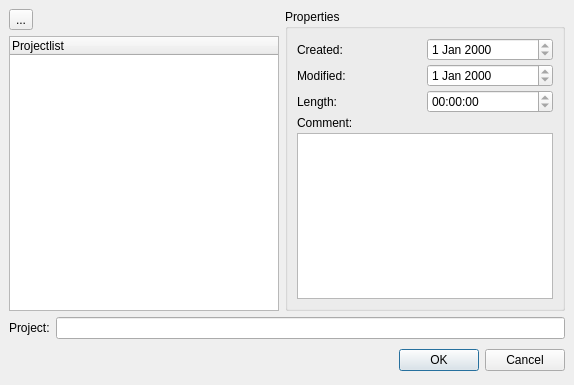
<ui version="4.0" >
 <class>ProjectDialogBase</class>
 <widget class="QDialog" name="ProjectDialogBase" >
  <property name="geometry" >
   <rect>
    <x>0</x>
    <y>0</y>
    <width>574</width>
    <height>385</height>
   </rect>
  </property>
  <property name="windowTitle" >
   <string>MusE: Select Project</string>
  </property>
  <layout class="QGridLayout" >
   <property name="margin" >
    <number>9</number>
   </property>
   <property name="spacing" >
    <number>6</number>
   </property>
   <item row="0" column="1" >
    <spacer>
     <property name="orientation" >
      <enum>Qt::Horizontal</enum>
     </property>
     <property name="sizeHint" >
      <size>
       <width>221</width>
       <height>20</height>
      </size>
     </property>
    </spacer>
   </item>
   <item row="0" column="0" >
    <widget class="QToolButton" name="newFolder" >
     <property name="toolTip" >
      <string>create new project folder</string>
     </property>
     <property name="text" >
      <string>...</string>
     </property>
     <property name="icon" >
      <iconset resource="muse.qrc" >:/xpm/folder_new.png</iconset>
     </property>
    </widget>
   </item>
   <item rowspan="2" row="0" column="2" >
    <widget class="QGroupBox" name="groupBox" >
     <property name="title" >
      <string>Properties</string>
     </property>
     <layout class="QGridLayout" >
      <property name="margin" >
       <number>9</number>
      </property>
      <property name="spacing" >
       <number>3</number>
      </property>
      <item row="0" column="1" >
       <widget class="QDateEdit" name="createdDate" >
        <property name="focusPolicy" >
         <enum>Qt::NoFocus</enum>
        </property>
        <property name="readOnly" >
         <bool>true</bool>
        </property>
       </widget>
      </item>
      <item row="1" column="1" >
       <widget class="QDateEdit" name="modifiedDate" >
        <property name="focusPolicy" >
         <enum>Qt::NoFocus</enum>
        </property>
        <property name="readOnly" >
         <bool>true</bool>
        </property>
       </widget>
      </item>
      <item row="2" column="1" >
       <widget class="QTimeEdit" name="length" >
        <property name="focusPolicy" >
         <enum>Qt::NoFocus</enum>
        </property>
        <property name="readOnly" >
         <bool>true</bool>
        </property>
       </widget>
      </item>
      <item row="2" column="0" >
       <widget class="QLabel" name="label_4" >
        <property name="text" >
         <string>Length:</string>
        </property>
       </widget>
      </item>
      <item row="3" column="0" >
       <widget class="QLabel" name="label_5" >
        <property name="text" >
         <string>Comment:</string>
        </property>
       </widget>
      </item>
      <item row="1" column="0" >
       <widget class="QLabel" name="label_3" >
        <property name="text" >
         <string>Modified:</string>
        </property>
       </widget>
      </item>
      <item row="0" column="0" >
       <widget class="QLabel" name="label_2" >
        <property name="text" >
         <string>Created:</string>
        </property>
       </widget>
      </item>
      <item row="4" column="0" colspan="2" >
       <widget class="QTextEdit" name="comment" >
        <property name="focusPolicy" >
         <enum>Qt::NoFocus</enum>
        </property>
        <property name="readOnly" >
         <bool>true</bool>
        </property>
       </widget>
      </item>
     </layout>
    </widget>
   </item>
   <item row="3" column="0" colspan="3" >
    <layout class="QHBoxLayout" >
     <property name="margin" >
      <number>0</number>
     </property>
     <property name="spacing" >
      <number>6</number>
     </property>
     <item>
      <spacer>
       <property name="orientation" >
        <enum>Qt::Horizontal</enum>
       </property>
       <property name="sizeHint" >
        <size>
         <width>131</width>
         <height>31</height>
        </size>
       </property>
      </spacer>
     </item>
     <item>
      <widget class="QPushButton" name="okButton" >
       <property name="text" >
        <string>OK</string>
       </property>
       <property name="default" >
        <bool>true</bool>
       </property>
      </widget>
     </item>
     <item>
      <widget class="QPushButton" name="cancelButton" >
       <property name="text" >
        <string>Cancel</string>
       </property>
      </widget>
     </item>
    </layout>
   </item>
   <item row="2" column="0" colspan="3" >
    <layout class="QHBoxLayout" >
     <property name="margin" >
      <number>0</number>
     </property>
     <property name="spacing" >
      <number>6</number>
     </property>
     <item>
      <widget class="QLabel" name="label" >
       <property name="text" >
        <string>Project:</string>
       </property>
      </widget>
     </item>
     <item>
      <widget class="QLineEdit" name="projectNameEntry" >
       <property name="toolTip" >
        <string>project name</string>
       </property>
      </widget>
     </item>
    </layout>
   </item>
   <item row="1" column="0" colspan="2" >
    <widget class="ProjectTree" name="projectTree" >
     <property name="dragEnabled" >
      <bool>false</bool>
     </property>
     <property name="alternatingRowColors" >
      <bool>true</bool>
     </property>
     <property name="uniformRowHeights" >
      <bool>true</bool>
     </property>
     <property name="columnCount" >
      <number>1</number>
     </property>
     <column>
      <property name="text" >
       <string>Projectlist</string>
      </property>
     </column>
    </widget>
   </item>
  </layout>
 </widget>
 <customwidgets>
  <customwidget>
   <class>ProjectTree</class>
   <extends>QTreeWidget</extends>
   <header>projectdialog.h</header>
  </customwidget>
 </customwidgets>
 <tabstops>
  <tabstop>projectNameEntry</tabstop>
  <tabstop>okButton</tabstop>
  <tabstop>cancelButton</tabstop>
  <tabstop>newFolder</tabstop>
  <tabstop>projectTree</tabstop>
 </tabstops>
 <resources>
  <include location="muse.qrc" />
 </resources>
 <connections>
  <connection>
   <sender>okButton</sender>
   <signal>clicked()</signal>
   <receiver>ProjectDialogBase</receiver>
   <slot>accept()</slot>
   <hints>
    <hint type="sourcelabel" >
     <x>278</x>
     <y>253</y>
    </hint>
    <hint type="destinationlabel" >
     <x>96</x>
     <y>254</y>
    </hint>
   </hints>
  </connection>
  <connection>
   <sender>cancelButton</sender>
   <signal>clicked()</signal>
   <receiver>ProjectDialogBase</receiver>
   <slot>reject()</slot>
   <hints>
    <hint type="sourcelabel" >
     <x>369</x>
     <y>253</y>
    </hint>
    <hint type="destinationlabel" >
     <x>179</x>
     <y>282</y>
    </hint>
   </hints>
  </connection>
 </connections>
</ui>
